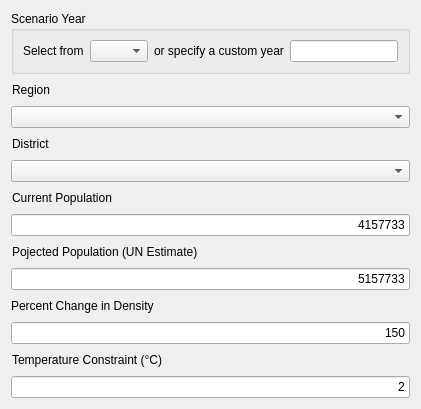
         <widget class="QWidget" name="tab">
          <attribute name="title">
           <string>Scenario Configuration</string>
          </attribute>
          <layout class="QVBoxLayout" name="verticalLayout_3">
           <item>
            <widget class="QGroupBox" name="groupBox_4">
             <property name="sizePolicy">
              <sizepolicy hsizetype="Expanding" vsizetype="Fixed">
               <horstretch>0</horstretch>
               <verstretch>0</verstretch>
              </sizepolicy>
             </property>
             <property name="title">
              <string>Scenario Year</string>
             </property>
             <layout class="QHBoxLayout" name="horizontalLayout_10">
              <item>
               <widget class="QLabel" name="label_9">
                <property name="sizePolicy">
                 <sizepolicy hsizetype="Fixed" vsizetype="Preferred">
                  <horstretch>0</horstretch>
                  <verstretch>0</verstretch>
                 </sizepolicy>
                </property>
                <property name="text">
                 <string>Select from</string>
                </property>
               </widget>
              </item>
              <item>
               <widget class="QComboBox" name="cb_year">
                <property name="toolTip">
                 <string/>
                </property>
                <property name="currentText">
                 <string/>
                </property>
                <property name="currentIndex">
                 <number>0</number>
                </property>
                <item>
                 <property name="text">
                  <string/>
                 </property>
                </item>
                <item>
                 <property name="text">
                  <string>2025</string>
                 </property>
                </item>
                <item>
                 <property name="text">
                  <string>2030</string>
                 </property>
                </item>
                <item>
                 <property name="text">
                  <string>2035</string>
                 </property>
                </item>
                <item>
                 <property name="text">
                  <string>2040</string>
                 </property>
                </item>
                <item>
                 <property name="text">
                  <string>2045</string>
                 </property>
                </item>
                <item>
                 <property name="text">
                  <string>2050</string>
                 </property>
                </item>
                <item>
                 <property name="text">
                  <string>2055</string>
                 </property>
                </item>
                <item>
                 <property name="text">
                  <string>2060</string>
                 </property>
                </item>
                <item>
                 <property name="text">
                  <string>2065</string>
                 </property>
                </item>
                <item>
                 <property name="text">
                  <string>2070</string>
                 </property>
                </item>
                <item>
                 <property name="text">
                  <string>2075</string>
                 </property>
                </item>
                <item>
                 <property name="text">
                  <string>2080</string>
                 </property>
                </item>
                <item>
                 <property name="text">
                  <string>2085</string>
                 </property>
                </item>
                <item>
                 <property name="text">
                  <string>2090</string>
                 </property>
                </item>
                <item>
                 <property name="text">
                  <string>2095</string>
                 </property>
                </item>
                <item>
                 <property name="text">
                  <string>2100</string>
                 </property>
                </item>
               </widget>
              </item>
              <item>
               <widget class="QLabel" name="label_24">
                <property name="sizePolicy">
                 <sizepolicy hsizetype="Fixed" vsizetype="Preferred">
                  <horstretch>0</horstretch>
                  <verstretch>0</verstretch>
                 </sizepolicy>
                </property>
                <property name="text">
                 <string>or specify a custom year</string>
                </property>
               </widget>
              </item>
              <item>
               <widget class="QLineEdit" name="le_year">
                <property name="sizePolicy">
                 <sizepolicy hsizetype="Preferred" vsizetype="Fixed">
                  <horstretch>0</horstretch>
                  <verstretch>0</verstretch>
                 </sizepolicy>
                </property>
               </widget>
              </item>
             </layout>
            </widget>
           </item>
           <item>
            <widget class="QLabel" name="label_25">
             <property name="sizePolicy">
              <sizepolicy hsizetype="Preferred" vsizetype="Fixed">
               <horstretch>0</horstretch>
               <verstretch>0</verstretch>
              </sizepolicy>
             </property>
             <property name="minimumSize">
              <size>
               <width>0</width>
               <height>20</height>
              </size>
             </property>
             <property name="toolTip">
              <string>&lt;html&gt;&lt;head/&gt;&lt;body&gt;&lt;p&gt;Select region for analysis, or select 'N/A' for unique study area.&lt;/p&gt;&lt;/body&gt;&lt;/html&gt;</string>
             </property>
             <property name="text">
              <string>Region</string>
             </property>
             <property name="indent">
              <number>1</number>
             </property>
            </widget>
           </item>
           <item>
            <widget class="QComboBox" name="cb_region">
             <property name="toolTip">
              <string/>
             </property>
             <property name="currentText">
              <string/>
             </property>
             <property name="currentIndex">
              <number>-1</number>
             </property>
             <property name="placeholderText">
              <string>choose one</string>
             </property>
            </widget>
           </item>
           <item>
            <widget class="QLabel" name="label_22">
             <property name="sizePolicy">
              <sizepolicy hsizetype="Preferred" vsizetype="Fixed">
               <horstretch>0</horstretch>
               <verstretch>0</verstretch>
              </sizepolicy>
             </property>
             <property name="minimumSize">
              <size>
               <width>0</width>
               <height>20</height>
              </size>
             </property>
             <property name="toolTip">
              <string>&lt;html&gt;&lt;head/&gt;&lt;body&gt;&lt;p&gt;Select district, or select 'N/A' for unique study area.&lt;/p&gt;&lt;/body&gt;&lt;/html&gt;</string>
             </property>
             <property name="text">
              <string>District</string>
             </property>
             <property name="indent">
              <number>1</number>
             </property>
            </widget>
           </item>
           <item>
            <widget class="QComboBox" name="cb_district">
             <property name="toolTip">
              <string/>
             </property>
            </widget>
           </item>
           <item>
            <widget class="QLabel" name="label_5">
             <property name="sizePolicy">
              <sizepolicy hsizetype="Preferred" vsizetype="Fixed">
               <horstretch>0</horstretch>
               <verstretch>0</verstretch>
              </sizepolicy>
             </property>
             <property name="minimumSize">
              <size>
               <width>0</width>
               <height>20</height>
              </size>
             </property>
             <property name="toolTip">
              <string>&lt;html&gt;&lt;head/&gt;&lt;body&gt;&lt;p&gt;Current population of Region/District&lt;/p&gt;&lt;/body&gt;&lt;/html&gt;</string>
             </property>
             <property name="text">
              <string>Current Population</string>
             </property>
             <property name="indent">
              <number>1</number>
             </property>
            </widget>
           </item>
           <item>
            <widget class="QLineEdit" name="le_curr_pop">
             <property name="minimumSize">
              <size>
               <width>0</width>
               <height>0</height>
              </size>
             </property>
             <property name="toolTip">
              <string/>
             </property>
             <property name="text">
              <string>4157733</string>
             </property>
             <property name="alignment">
              <set>Qt::AlignRight|Qt::AlignTrailing|Qt::AlignVCenter</set>
             </property>
            </widget>
           </item>
           <item>
            <widget class="QLabel" name="label_6">
             <property name="sizePolicy">
              <sizepolicy hsizetype="Preferred" vsizetype="Fixed">
               <horstretch>0</horstretch>
               <verstretch>0</verstretch>
              </sizepolicy>
             </property>
             <property name="minimumSize">
              <size>
               <width>0</width>
               <height>20</height>
              </size>
             </property>
             <property name="toolTip">
              <string>&lt;html&gt;&lt;head/&gt;&lt;body&gt;&lt;p&gt;United Nations projection for population of given region in selected scenario year.&lt;/p&gt;&lt;/body&gt;&lt;/html&gt;</string>
             </property>
             <property name="text">
              <string>Pojected Population (UN Estimate)</string>
             </property>
             <property name="indent">
              <number>1</number>
             </property>
            </widget>
           </item>
           <item>
            <widget class="QLineEdit" name="le_proj_pop">
             <property name="minimumSize">
              <size>
               <width>0</width>
               <height>0</height>
              </size>
             </property>
             <property name="toolTip">
              <string/>
             </property>
             <property name="text">
              <string>5157733</string>
             </property>
             <property name="alignment">
              <set>Qt::AlignRight|Qt::AlignTrailing|Qt::AlignVCenter</set>
             </property>
            </widget>
           </item>
           <item>
            <widget class="QLabel" name="label_23">
             <property name="sizePolicy">
              <sizepolicy hsizetype="Preferred" vsizetype="Fixed">
               <horstretch>0</horstretch>
               <verstretch>0</verstretch>
              </sizepolicy>
             </property>
             <property name="minimumSize">
              <size>
               <width>0</width>
               <height>20</height>
              </size>
             </property>
             <property name="toolTip">
              <string>&lt;html&gt;&lt;head/&gt;&lt;body&gt;&lt;p&gt;Chosen increase in gross development density for scenario modeling.&lt;/p&gt;&lt;/body&gt;&lt;/html&gt;</string>
             </property>
             <property name="text">
              <string>Percent Change in Density</string>
             </property>
            </widget>
           </item>
           <item>
            <widget class="QLineEdit" name="le_gdd_change">
             <property name="text">
              <string>150</string>
             </property>
             <property name="alignment">
              <set>Qt::AlignRight|Qt::AlignTrailing|Qt::AlignVCenter</set>
             </property>
            </widget>
           </item>
           <item>
            <widget class="QLabel" name="label_30">
             <property name="sizePolicy">
              <sizepolicy hsizetype="Preferred" vsizetype="Fixed">
               <horstretch>0</horstretch>
               <verstretch>0</verstretch>
              </sizepolicy>
             </property>
             <property name="minimumSize">
              <size>
               <width>0</width>
               <height>20</height>
              </size>
             </property>
             <property name="toolTip">
              <string>&lt;html&gt;&lt;head/&gt;&lt;body&gt;&lt;p&gt;Limit of land surface temperature increase for projection.&lt;/p&gt;&lt;/body&gt;&lt;/html&gt;</string>
             </property>
             <property name="text">
              <string>Temperature Constraint (°C)</string>
             </property>
             <property name="margin">
              <number>1</number>
             </property>
             <property name="indent">
              <number>1</number>
             </property>
            </widget>
           </item>
           <item>
            <widget class="QLineEdit" name="le_temp">
             <property name="minimumSize">
              <size>
               <width>0</width>
               <height>0</height>
              </size>
             </property>
             <property name="text">
              <string>2</string>
             </property>
             <property name="alignment">
              <set>Qt::AlignRight|Qt::AlignTrailing|Qt::AlignVCenter</set>
             </property>
            </widget>
           </item>
          </layout>
         </widget>
